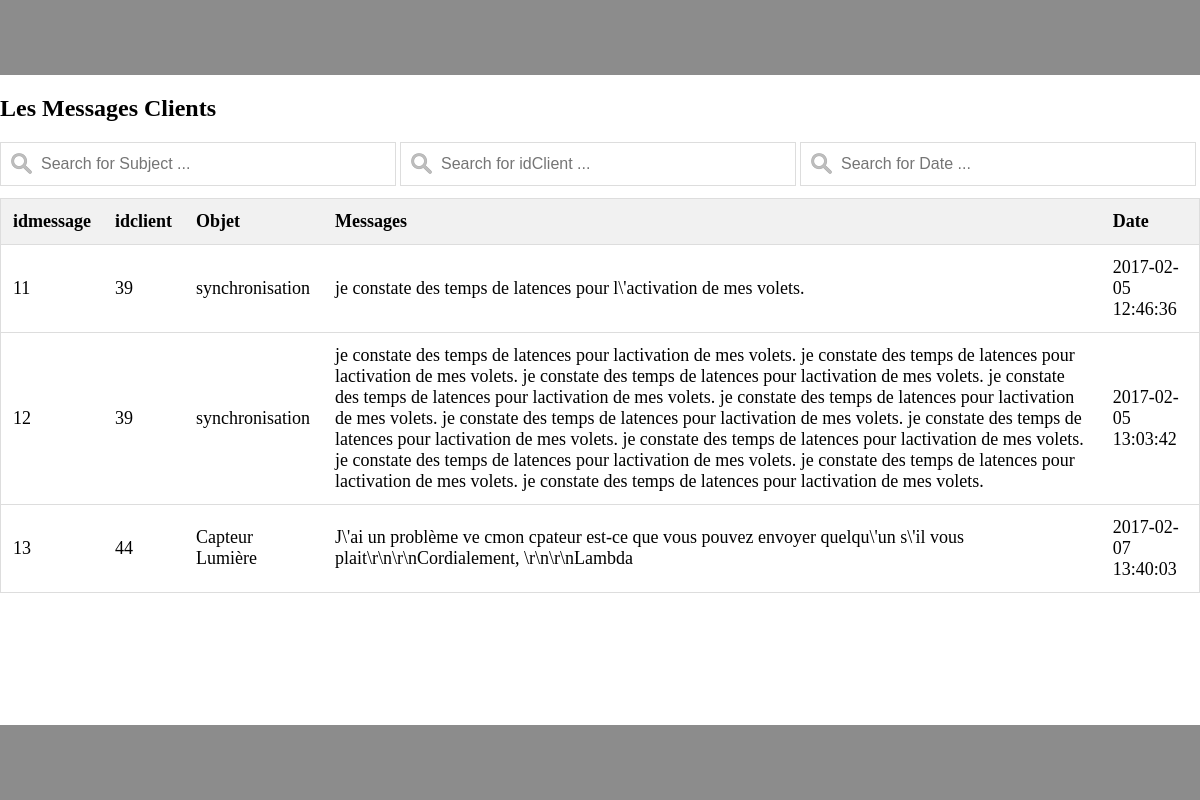
Page /Vue_admin/admin_service_clients.php (signed in) on the committed database.
### tables this page shows
CREATE TABLE `messages` (
  `idm` int(11) NOT NULL,
  `idc` int(11) NOT NULL,
  `subject` text NOT NULL,
  `comment` text NOT NULL,
  `date` timestamp NOT NULL DEFAULT CURRENT_TIMESTAMP ON UPDATE CURRENT_TIMESTAMP
);

### Controleur_admin/controleur_service_clients.php (called while the page is built)
<?php
if(isset($_SESSION['type']) AND $_SESSION['type'] = 1)
{
	$req = $bdd->prepare("SELECT * FROM messages");
	$req->execute(array());
}
else
{
	header("Location: ../Vue/login.php");
}
?>

### Vue_admin/admin_service_clients.php (the view, shortened to what this page needs)
<?php
require('../Modele/connexion.php');
include('../Controleur_admin/controleur_service_clients.php');
?>
<html>
<head>
	<link rel="stylesheet" type="text/css" href="../Styles/admin_service_clients.css">
	<link rel="stylesheet" type="text/css" href="../Styles/header-footer-admin.style.css">
</head>
<body>
	<form method="POST" action="">
		<h2>Les Messages Clients</h2>
		<input type="text" id="myInputsubject" placeholder="Search for Subject ..." title="Type in a subject" onkeyup="findersubject()" >
		<input type="text" id="myInputidc" placeholder="Search for idClient ..." title="Type in a idClient" onkeyup="finderIdclient()" >
		<input type="text" id="myInputdate" placeholder="Search for Date ..." title="Type in a date" onkeyup="finderdate()" >
		<table name="client" id="client">
			<tr id="entete" name="entete" class="header">
				<th id="idmessage" name="idmessage">idmessage</th>
				<th id="idclient" name="idclient">idclient</th>
				<th id="objet" name="objet">Objet</th>
				<th id="messages" name="messages">Messages</th>
				<th id="date" name="date">Date</th>
			</tr>
			<tr>
				<?php while ($donnees = $req->fetch()) { ?>
				<td><?php echo $donnees['idm']; ?></td>
				<td><?php echo $donnees['idc']; ?></td>
				<td><?php echo $donnees['subject']; ?></td>
				<td><?php echo $donnees['comment']; ?></td>
				<td><?php echo $donnees['date']; ?></td>
			</tr>
				<?php }
				?>
		</table>
	</form>
</body>
</html>

### Styles/admin_service_clients.css (style rules this page uses)
* { box-sizing: border-box; }
#myInputsubject,#myInputdate,#myInputidc { background-image: url('../icon/search.png'); background-position: 10px 10px; background-repeat: no-repeat; width: 33%; font-size: 16px; padding: 12px 20px 12px 40px; border: 1px solid #ddd; margin-bottom: 12px; }
#client { border-collapse: collapse; width: 100%; border: 1px solid #ddd; font-size: 18px; }
#client th, #client td { text-align: left; padding: 12px; }
#client tr { border-bottom: 1px solid #ddd; }
#client tr.header, #client tr:hover { background-color: #f1f1f1; }

### Styles/header-footer-admin.style.css (style rules this page uses)
header { height: 75px; width: 100%; background-color: #8c8c8c; }
footer { z-index: 15; position: fixed; background-color: #8c8c8c; height: 75px; bottom: 0px; width: 100%; }
body { margin: 0%; }

### rows in the picture
messages: idm "11", idc "39", subject "synchronisation", comment "je constate des temps de latences pour l\\'activation de mes volets.", date "2017-02-05 12:46:36"
messages: idm "12", idc "39", subject "synchronisation", comment "je constate des temps de latences pour lactivation de mes volets. je constate des temps de latences pour lactivation de mes volets. je constate des temps de latences pour lactivation de mes volets. je constate des temps de latences pour lactivation de mes volets. je constate des temps de latences pour lactivation de mes volets. je constate des temps de latences pour lactivation de mes volets. je constate des temps de latences pour lactivation de mes volets. je constate des temps de latences pour lactivation de mes volets. je constate des temps de latences pour lactivation de mes volets. je constate des temps de latences pour lactivation de mes volets. je constate des temps de latences pour…", date "2017-02-05 13:03:42"
messages: idm "13", idc "44", subject "Capteur Lumière", comment "J\\'ai un problème ve cmon cpateur est-ce que vous pouvez envoyer quelqu\\'un s\\'il vous plait\\r\\n\\r\\nCordialement, \\r\\n\\r\\nLambda", date "2017-02-07 13:40:03"
